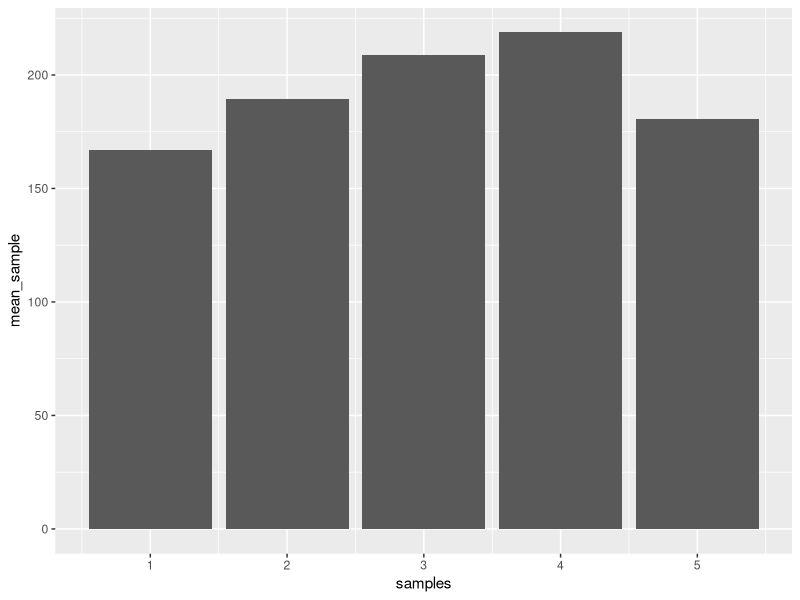
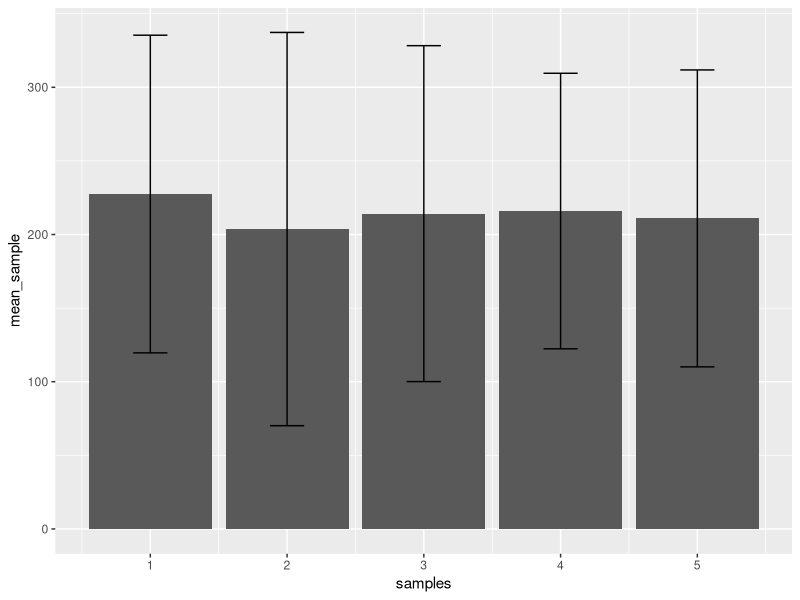
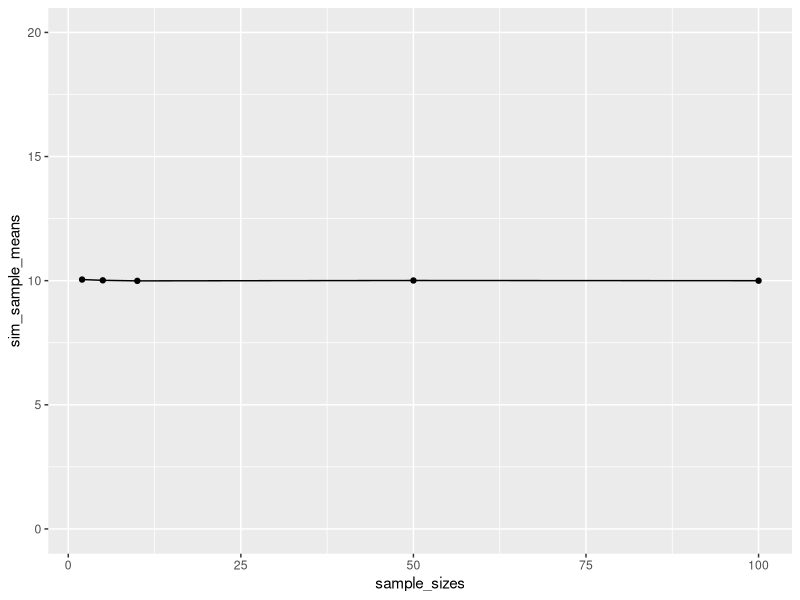
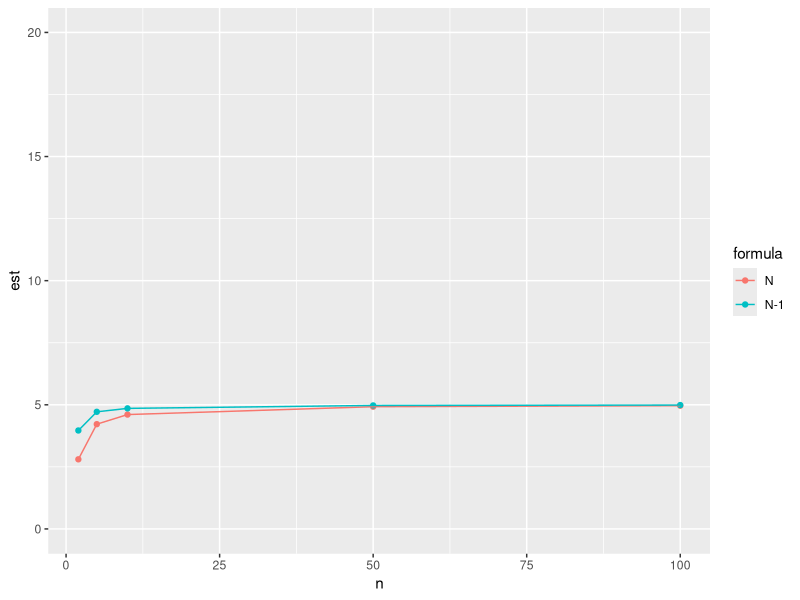

The R script that drew these images, in order:
## ---- chunk 1
knitr::opts_chunk$set(echo = TRUE)
## ---- chunk 2
# create vectors for columns 
observations <- rnorm(n = 5*25, mean = 200, sd =100)
samples <- rep(1:5, each=25)

# creates table from the above vectors using data.frame ()
my_data <- data.frame(observations,samples)

#get means of each group of samples
library(dplyr)

means <- my_data %>%
  group_by(samples) %>%
  summarize(mean_sample = mean(observations))

library(ggplot2)

ggplot(means, aes(y=mean_sample, x = samples))+
  geom_bar(stat="identity")

## ---- chunk 3

observations <- rnorm(5*25, mean = 200, sd =100)
samples <- rep(1:5, each=25)
my_data <- data.frame(observations,samples)

#get means of each group of samples
means <- my_data %>%
  group_by(samples) %>%
  summarize(mean_sample = mean(observations),
            sd_sample = sd(observations))


#plot means 
ggplot(means, aes(y = mean_sample, x=samples))+
  geom_bar(stat="identity") +
  geom_errorbar(aes(ymin = mean_sample - sd_sample,
                    ymax = mean_sample + sd_sample),
                width = .25)


## ---- chunk 4

# n 2
observations <- rnorm(2*10000,mean = 10,sd =5)
samples <- rep(1:10000, each =2)
my_data <- data.frame(samples,observations)

summarized_data <- my_data %>%
  group_by(samples) %>%
  summarize(sample_means = mean(observations))

mean(summarized_data$sample_means)


# n 5
observations <- rnorm(5*10000,mean = 10,sd =5)
samples <- rep(1:10000, each =5)
my_data <- data.frame(samples,observations)

summarized_data <- my_data %>%
  group_by(samples) %>%
  summarize(sample_means = mean(observations))

mean(summarized_data$sample_means)


# n 10
observations <- rnorm(10*10000,mean = 10,sd =5)
samples <- rep(1:10000, each =10)
my_data <- data.frame(samples,observations)

summarized_data <- my_data %>%
  group_by(samples) %>%
  summarize(sample_means = mean(observations))

mean(summarized_data$sample_means)


# n 50
observations <- rnorm(50*10000,mean = 10,sd =5)
samples <- rep(1:10000, each =50)
my_data <- data.frame(samples,observations)

summarized_data <- my_data %>%
  group_by(samples) %>%
  summarize(sample_means = mean(observations))

mean(summarized_data$sample_means)


##########
sample_sizes <- c(2,5,10,50,100)
sim_sample_means <- c()
for (i in 1:length(sample_sizes)) {
  observations <- rnorm(sample_sizes[i]*10000,mean = 10,sd =5)
  samples <- rep(1:10000, each = sample_sizes[i])
  my_data <- data.frame(samples,observations)

summarized_data <- my_data %>%
  group_by(samples) %>%
  summarize(sample_means = mean(observations))

 sim_sample_means[i] <- mean(summarized_data$sample_means)
  
}

sim_data <- data.frame(sample_sizes, sim_sample_means)

ggplot(sim_data, aes(x=sample_sizes, y=sim_sample_means, group=1))+
         geom_point()+
         geom_line() +
        coord_cartesian(ylim = c(0,20) )
    

## ---- chunk 5
sd_N <- function(x) {
  sqrt(sum((mean(x)-x)^2) / length(x))
}

library(dplyr)
library(ggplot2)

##########
sample_sizes <- c(2,5,10,50,100)
sim_sample_sd <- c()
sim_sample_sd_N <- c()
for (i in 1:length(sample_sizes)){
    observations <- rnorm(sample_sizes[i]*10000,mean = 10,sd =5)
    samples <- rep(1:10000, each = sample_sizes[i])
    my_data <- data.frame(samples,observations)

  summarized_data <- my_data %>%
    group_by(samples) %>%
    summarize(sample_sd = sd(observations),
              sample_sd_N = sd_N(observations))

  sim_sample_sd[i] <- mean(summarized_data$sample_sd)
  sim_sample_sd_N[i] <- mean(summarized_data$sample_sd_N)

}

sim_data <- data.frame(n = rep(sample_sizes,2) ,
                       est = c(sim_sample_sd_N,sim_sample_sd),
                       formula = c(rep("N",5), rep("N-1",5)))

ggplot(sim_data, aes(x=n, y=est, group=formula, color = formula))+
  geom_point()+
  geom_line()+
  coord_cartesian(ylim = c(0,20) )

